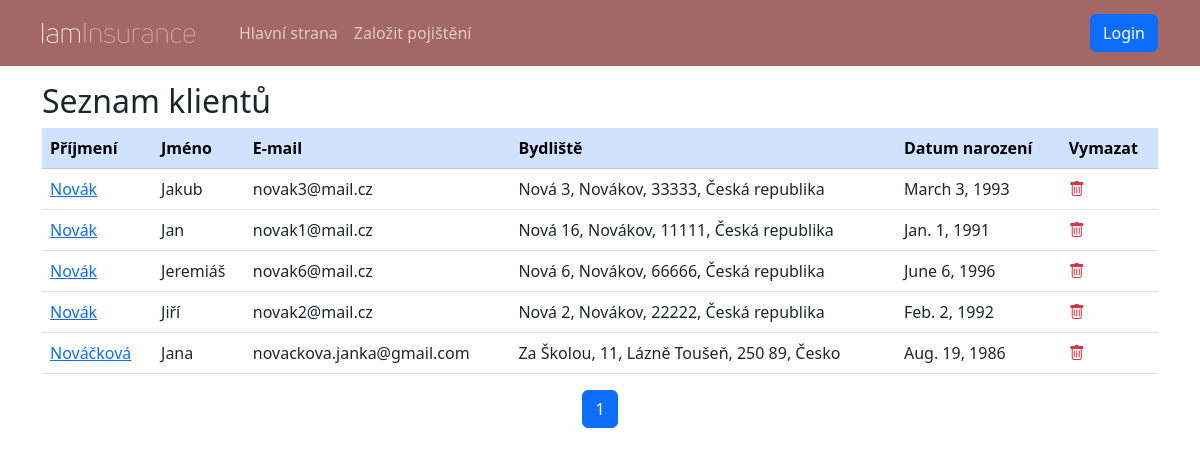
The app's page /sprava/seznam-klientu/, older data.
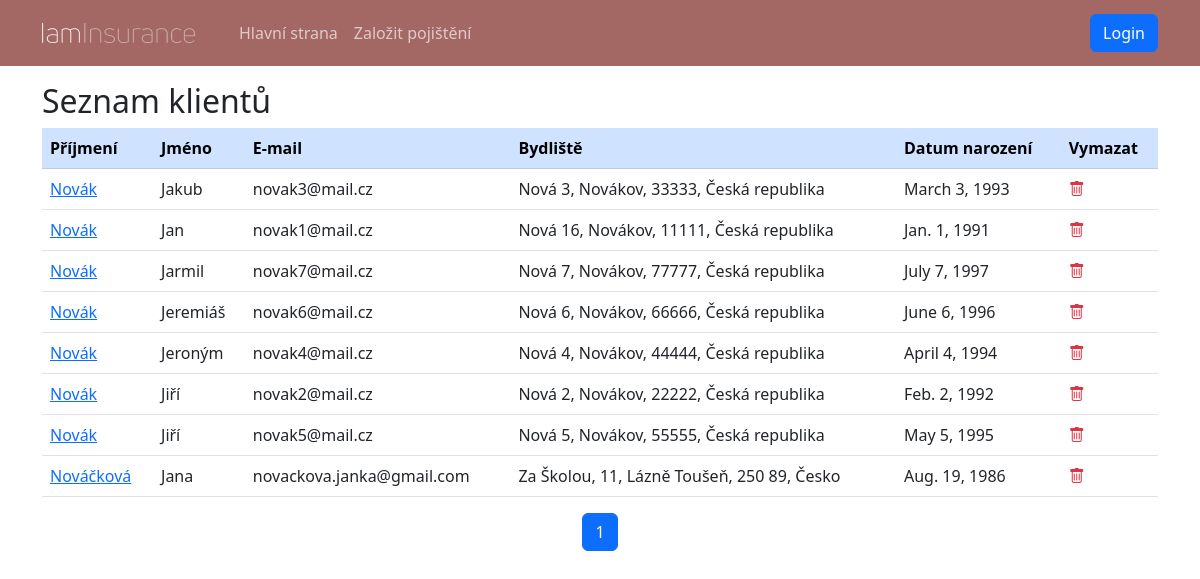
The same page, newer data.
### insurance_app/models.py (models this page shows, shortened)
class Person(AbstractBaseUser, PermissionsMixin):
    USERNAME_FIELD: str = "email"
    REQUIRED_FIELDS: list = ["first_name", "last_name", "date_of_birth"]  # other fields are not required for staff
    objects: BaseUserManager = PersonManager()
    first_name: models.Field = models.CharField(max_length=150, verbose_name='Křestní jméno')
    last_name: models.Field = models.CharField(max_length=150, verbose_name='Příjmení')
    email: models.Field = models.EmailField(unique=True, verbose_name='E-mail')
    phone: models.Field = modelfields.PhoneNumberField(region="CZ", null=True, verbose_name='Telefon')
    address1: models.Field = models.CharField(max_length=150, default="", verbose_name='Adresa')
    address2: models.Field = models.CharField(max_length=150, blank=True, default="", verbose_name='Adresa - druhý řádek')
    postal_code: models.Field = models.CharField(max_length=12, default="", verbose_name='PSČ')
    city: models.Field = models.CharField(max_length=150, default="", verbose_name='Město')
    country: models.Field = models.CharField(max_length=150, default="", verbose_name='Stát')
    date_of_birth: models.Field = models.DateField(verbose_name='Datum narození')
    is_staff: models.Field = models.BooleanField(default=False, verbose_name='Zaměstnanec')
    is_superuser: models.Field = models.BooleanField(default=False, verbose_name='Administrátor')
    slug: models.Field = models.SlugField(unique=True, null=False)
    @property
    def full_address(self) -> str:
        chunks = tuple(
            filter(
                lambda c: c,
                (
                    str(self.address1),
                    str(self.address2),
                    str(self.city),
                    str(self.postal_code),
                    str(self.country)
                )
            )
        )
        return ", ".join(chunks)

### administration/views.py (the view)
# urls.py: path("seznam-klientu/", views.ClientListView.as_view(), name="clients-list"),
class ClientListView(generic.ListView):
    model: Model = models.Person
    paginate_by = 10
    queryset: QuerySet = models.Person.objects.filter(is_staff=False).order_by('last_name', 'first_name')
    template_name: str = template.CLIENT_LIST
    title: str = "Seznam klientů"
    def get_context_data(self, *, object_list: QuerySet = None, **kwargs) -> dict:
        context = super().get_context_data(**kwargs)
        context['title'] = self.title
        page = self.request.GET.get('page', 1)
        context['page_range'] = self.get_paginator(self.queryset, self.paginate_by).get_elided_page_range(page, on_each_side=2)
        return context

### insurance_app/templates/insurance_app/clients_list.html
{% extends 'main.html' %}
{% block content %}
<table class="table table-hover">
    <thead class="table-primary">
        <tr>
            <th>Příjmení</th>
            <th>Jméno</th>
            <th>E-mail</th>
            <th>Bydliště</th>
            <th>Datum narození</th>
            <th>Vymazat</th>
        </tr>
    </thead>
    <tbody>
    {% if object_list.0 %}
    {% for obj in page_obj %}
        <tr>
            <td><a href="{% url 'contracts-list' pk=obj.pk %}">{{ obj.last_name }}</a></td>
            <td>{{ obj.first_name }}</td>
            <td>{{ obj.email }}</td>
            <td>{{ obj.full_address }}</td>
            <td>{{ obj.date_of_birth }}</td>
            <td><a href="{% url 'client-delete' pk=obj.pk %}"><i class="bi bi-trash link-danger"></i></a></td>
        </tr>
    {% endfor %}
    {% else %}
        <tr><td colspan="4">Žádný uživatel nenalezen</td></tr>
    {% endif %}
    </tbody>
</table>
{% if object_list.0 %}
<nav aria-label="Stránkování seznamu klientů">
    <ul class="pagination justify-content-center">
        {% for page in page_range %}
        <li class="page-item">
            <a class="page-link {% if page == page_obj.number %}active{% endif %}" href="?page={{ page }}" aria-label="{{ page }}">{{ page }}</a>
        </li>
        {% endfor %}
    </ul>
</nav>
{% endif %}
{% endblock %}

### insurance_app/templates/main.html (shortened to what this page needs)
<!DOCTYPE html>
<html lang="cs" >
<head>
    {% load static %}
    <link rel="stylesheet" href="{% static 'css/style.css' %}" type="text/css" />
    <link rel="stylesheet" href="{% static 'css/bootstrap.min.css' %}" type = "text/css" />
    <link rel="stylesheet" href="https://cdn.jsdelivr.net/npm/bootstrap-icons@1.5.0/font/bootstrap-icons.css" />
</head>
<body>
    <header>
        <nav class="navbar navbar-expand-lg bg-body-tertiary mb-3">
            <div class="container">
                <a class="navbar-brand" href="{% url 'home' %}">
                    <img src="{% static 'images/iaminsurance-logo.webp' %}" class="img-brand" alt="iaminsurance">
                </a>
                <div class="collapse navbar-collapse" id="navbarSupportedContent">
                    <ul class="navbar-nav me-auto mb-2 mb-lg-0">
                        <li class="nav-item">
                            <a class="nav-link" aria-current="page" href="{% url 'home' %}">Hlavní strana</a>
                        </li>
                        <li class="nav-item">
                            <a class="nav-link" href="{% if user.is_authenticated %}{% url 'register-contract' %}{% else %}{% url 'register' %}{% endif %}">Založit pojištění</a>
                        </li>
                    </ul>
                    <ul class="navbar-nav ms-auto mb-2 mb-lg-0">
                        {% if not user.is_authenticated %}
                        <li class="nav-item"><a class="btn btn-primary" href="{% url 'login' %}">Login</a></li>
                        {% else %}
                        <li class="nav-item align-self-center"><span class="mx-3 text-secondary">Přihlášený uživatel: {{ user }}</span></li>
                        <li class="nav-item"><a class="nav-link btn btn-primary" href="{% url 'logout' %}">Odhlásit</a></li>
                        {% endif %}
                    </ul>
                </div>
            </div>
        </nav>
    </header>
    <article class="container">
        {% if title %}
        <h2>{{ title }}</h2>
        {% endif %}
    {% block content %}
    {% endblock %}
    </article>
</body>
</html>

### insurance_app/static/css/style.css (style rules this page uses)
body { background: #fffffe; }
.img-brand { height: 40px; padding: 10px 20px 10px 0; }

Row changes from the older to the newer data that the page shows:
added Person: last_name "Novák", first_name "Jarmil", email "novak7@mail.cz", full_address "Nová 7, Novákov, 77777, Česká republika", date_of_birth "July 7, 1997"
added Person: last_name "Novák", first_name "Jeroným", email "novak4@mail.cz", full_address "Nová 4, Novákov, 44444, Česká republika", date_of_birth "April 4, 1994"
added Person: last_name "Novák", first_name "Jiří", email "novak5@mail.cz", full_address "Nová 5, Novákov, 55555, Česká republika", date_of_birth "May 5, 1995"
